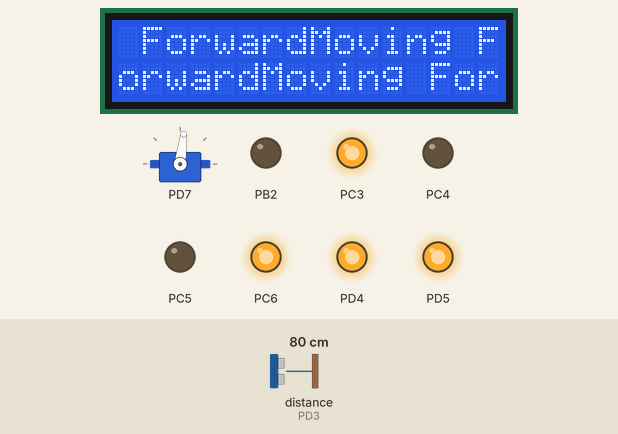
Bench run of a program on a simulated ATmega32, built with avr-gcc and emulated at 16 MHz. Shown: 16×2 character LCD, servo, output pins drawn as LEDs (lit = HIGH). Wiring (inferred from the names in the program): ultrasonic range finder: trigger PD0; echo PD3; servo: signal PD7. Wiring (inferred from the signals the program sends): character LCD (HD44780): RS PB1; E PB3; data PA4, PA5, PA6, PA7. Inputs (shaded band) come from the test bench; at power-on: distance to the obstacle (sensor on PD3) 80 cm. Servo pulses on a pin are drawn as a servo (544–2400 µs = 0–180°); pins used as bus, display or sensor lines are not drawn.

Above: at 2.26 s.
2.3 s: distance to the obstacle (sensor on PD3) set to 2 cm
At 2.9 s:
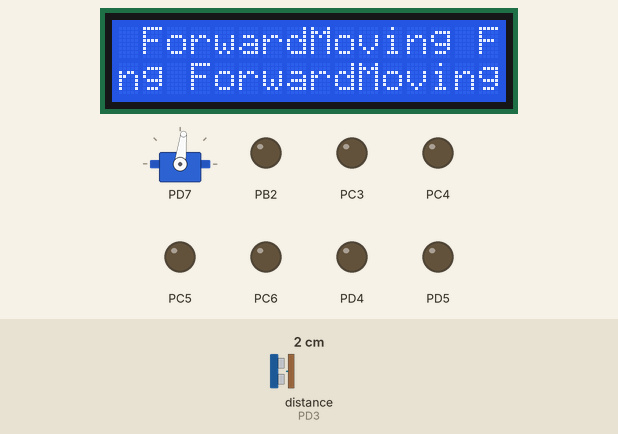
At 4.2 s:
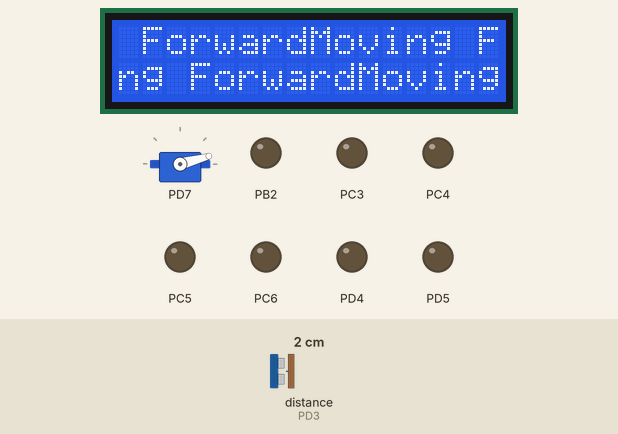
4.5 s: distance to the obstacle (sensor on PD3) set to 17 cm
7.1 s: distance to the obstacle (sensor on PD3) set to 22 cm
At 10.0 s:
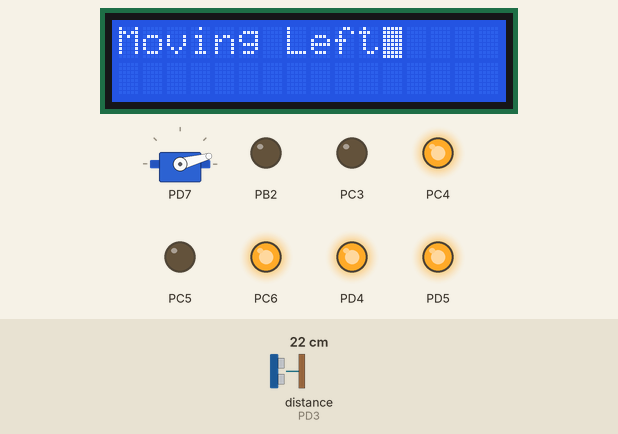
10.1 s: distance to the obstacle (sensor on PD3) set to 60 cm
13.1 s: distance to the obstacle (sensor on PD3) set to 35 cm
Timing chart, 0 to 16.1 s (numbered marks = the images above; inputs shaded):
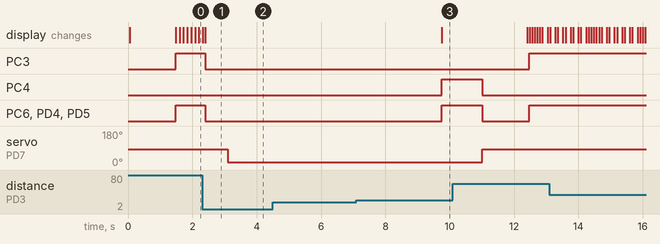

The program:

main.c
```c
/************************************************************************
*														   				*
*************************  DATE		:	25/10/2022   ********************
*********************  PROJECT		:	AUTONOMOUS CAR   ****************
*************************  VERSION	:	1.0          ********************
*																		*
************************************************************************/
#define F_CPU 16000000UL
#include <util/delay.h>
//UTILS
#include "ATMEGA32_REG.h"
#include "BIT_MATH.h"
#include "DataTypes.h"
//MCAL
#include "DIO_interface.h"
#include "EXTI_interface.h"
#include "TMR_config.h"
#include "TMR_interface.h"
#include "GI_interface.h"
//HAL
#include "US_interface.h"
#include "Servo_interface.h"
#include "Hbridge_interface.h"
#include "LCD_config.h"
#include "LCD_interface.h"


int main(void)
{
	GI_enable();
	LCD_start();
	LCD_init();
   US_init();
   Servo_init();
   Hbridge_init();
    while (1)
    {
		US_trigger();
		while(object==0){
			US_trigger();

			LCD_writeString((u8*)"Moving Forward");

			Hbridge_forward();


		}
		if(object==1)
		{
			Hbridge_Stop();
			_delay_ms(500);
			Servo_RotateLeft();

		_delay_ms(500);
			US_trigger();


		_delay_ms(500);
			if (object==0)
			{
				LCD_Clear();
				LCD_writeString((u8*)"Moving Right");
				Hbridge_Right();
				_delay_ms(900);
				Hbridge_Stop();
				_delay_ms(500);
			Servo_Zero();
			}
			else if(object==1)
			{
				Servo_RotateRight();

				_delay_ms(1000);
				US_trigger();
				_delay_ms(500);
				if(object==0)
				{
					LCD_Clear();
					LCD_writeString((u8*)"Moving Left");
					Hbridge_Left();
					_delay_ms(900);
					Hbridge_Stop();
					Servo_Zero();
				}


			}


		}

    }
}
```

ATMEGA32_REG.h
```c
/************************************************************************
*														   				*
*************************  DATE		:	25/10/2022   ********************
*********************  PROJECT		:	AUTONOMOUS CAR   ****************
*************************  VERSION	:	1.0          ********************
*																		*
************************************************************************/


#ifndef ATMEGA32_REG_H_
#define ATMEGA32_REG_H_

                  /*DIO Registers*/
//Registers for Data Direction
#define DDRA    *((volatile u8*)0x3A)
#define DDRB    *((volatile u8*)0x37)
#define DDRC    *((volatile u8*)0x34)
#define DDRD    *((volatile u8*)0x31)


//Registers For Ports
#define PORTA    *((volatile u8*)0x3B)
#define PORTB    *((volatile u8*)0x38)
#define PORTC    *((volatile u8*)0x35)
#define PORTD    *((volatile u8*)0x32)

//Registers For Pins
#define PINA    *((volatile u8*)0x39)
#define PINB    *((volatile u8*)0x36)
#define PINC    *((volatile u8*)0x33)
#define PIND    *((volatile u8*)0x30)

                /*External Interrupt Registers*/

// MCU Control Register
#define MCUCR *((volatile u8*)0x55)

//MCU Control and Status Register
#define MCUCSR  *((volatile u8*)0x54)

// General Interrupt Control Register
#define GICR  *((volatile u8*)0x5B)

//General Interrupt Flag Register
#define GIFR  *((volatile u8*)0x5A)

//Status Registers
#define SREG  *((volatile u8*)0x5F)

            /*ADC REGISTERS */

//ADC Multiplexer Selection Register   ADMUX
#define ADMUX		*((volatile u8*)0x27)

//ADC Control and Status Register A   ADCSRA
#define ADCSRA      *((volatile u8*)0x26)

//The ADC Data Register   ADCL and ADCH
#define ADCH        *((volatile u8*)0x25)
#define ADCL        *((volatile u8*)0x24)
#define ADC_u16     *((volatile u16*)0x24)
//Special FunctionIO Register  
#define SFIOR       *((volatile u8*)0x50)


 /* TIMERS REGISTERS*/
 /* TIMER0 */

 // Timer/Counter Control Register
 #define TCCR0          (*(volatile u8*)0x53)

 // Timer/Counter Register
 #define TCNT0          (*(volatile u8*)0x52)

 // Output Compare Register
 #define OCR0           (*(volatile u8*)0x5C)

 // Timer/Counter Interrupt Mask Register
 #define TIMSK          (*(volatile u8*)0x59)

 // Timer/Counter Interrupt Flag Register
 #define TIFR           (*(volatile u8*)0x58)

  // TIMER 1 REGISTERS
  #define TCCR1A         (*(volatile u8*)0x4F)
  #define TCCR1B         (*(volatile u8*)0x4E)


  #define TCNT1_u16			(*(volatile u16*)0x4C)


  #define OCR1A_u16			(*(volatile u16*)0x4A)

  #define OCR1B_u16			(*(volatile u16*)0x48)

  #define ICR1_u16			(*(volatile u16*)0x46)

  /*TIMER 2 Registers*/
  #define TCCR2             (*(volatile u8*)0x45)
  #define TCNT2             (*(volatile u8*)0x44)
  #define OCR2              (*(volatile u8*)0x43)


            /* TWI REGISTERS*/
//TWI Bit RATE register
#define TWBR         (*(volatile u8*)0x20)

// TWI Control Register
#define TWCR         (*(volatile u8*)0x56)

// TWI Status Register
#define TWSR         (*(volatile u8*)0x21)

// TWI DATA Register
#define TWDR         (*(volatile u8*)0x23)

// TWI (SLAVE) address Register
#define TWAR         (*(volatile u8*)0x22)
#endif /* ATMEGA32_REG_H_ */
```

DataTypes.h
```c
/************************************************************************
*														   				*
*************************  DATE		:	25/10/2022   ********************
*********************  PROJECT		:	AUTONOMOUS CAR   ****************
*************************  VERSION	:	1.0          ********************
*																		*
************************************************************************/


#ifndef DataTypes_H_
#define DataTypes_H_

typedef unsigned char u8;
typedef signed char s8;
typedef unsigned short int u16;
typedef unsigned long int u32;
typedef signed short int s16;
typedef signed long int s32;

#endif
```

EXTI_interface.h
```c
/************************************************************************
*														   				*
*************************  DATE		:	25/10/2022   ********************
*********************  PROJECT		:	AUTONOMOUS CAR   ****************
*************************  VERSION	:	1.0          ********************
*																		*
************************************************************************/
#ifndef EXTI_INTERFACE_H_
#define EXTI_INTERFACE_H_

/*
#define EXTI_INT0    0
#define EXTI_INT1    1
#define EXTI_INT2    2
*/

//ENUM FOR INTERRUPT SOURCE
typedef enum
{
EXTI_INT0,//PORT_D Pin_2
EXTI_INT1,//PORT_D Pin_3
EXTI_INT2 //PORT_B PIN_2
}EXTI_source;

//ENUM FOR INTERRUPT TRIGGER
typedef enum
{
	EXTI_RISING_EDGE,
	EXTI_FALLING_EDGE,
	EXTI_LOW_LEVEL,
	EXTI_ANY_LOGICAL_CHANGE
}EXTI_TRIGGER;


void EXTI_enable (EXTI_source interruptSource,EXTI_TRIGGER interruptTriggerEdge);
void EXTI_disable(EXTI_source interruptSource);
void EXTI_INT0SetCallBack(void(*ptr)(void));

#endif /* EXTI_INTERFACE_H_ */
```

EXTI_program.c
```c
/************************************************************************
*														   				*
*************************  DATE		:	25/10/2022   ********************
*********************  PROJECT		:	AUTONOMOUS CAR   ****************
*************************  VERSION	:	1.0          ********************
*																		*
************************************************************************/
#include "ATMEGA32_REG.h"
#include "DataTypes.h"

#include "BIT_MATH.h"
#include "EXTI_interface.h"

static void (*pCallBack)(void)=NULL;

void EXTI_enable (EXTI_source interruptSource,EXTI_TRIGGER interruptTriggerEdge)
{
	switch(interruptSource)
	{
		case EXTI_INT0:
		if(interruptTriggerEdge==EXTI_RISING_EDGE)
		{
			SET(MCUCR,0);
			SET(MCUCR,1);
		}
		else if(interruptTriggerEdge==EXTI_FALLING_EDGE)
		{
			CLR(MCUCR,0);
			SET(MCUCR,1);
		}
		else if(interruptTriggerEdge==EXTI_LOW_LEVEL)
		{
			CLR(MCUCR,0);
			CLR(MCUCR,1);
		}
		else if(interruptTriggerEdge==EXTI_ANY_LOGICAL_CHANGE)
		{
			SET(MCUCR,0);
			CLR(MCUCR,1);
		}

		SET(GICR,6);     //bit number 6 logical 1 (enable INT0)
		break;

		case EXTI_INT1:
		if(interruptTriggerEdge==EXTI_RISING_EDGE)
		{
			SET(MCUCR,2);
			SET(MCUCR,3);
		}
		else if(interruptTriggerEdge==EXTI_FALLING_EDGE)
		{
			CLR(MCUCR,2);
			SET(MCUCR,3);
		}
		else if(interruptTriggerEdge==EXTI_LOW_LEVEL)
		{
			CLR(MCUCR,2);
			CLR(MCUCR,3);
		}
		else if(interruptTriggerEdge==EXTI_ANY_LOGICAL_CHANGE)
		{
			SET(MCUCR,2);
			CLR(MCUCR,3);
		}

		SET(GICR,7);     //bit number 7 logical 1 (enable INT1)
		break;

		case EXTI_INT2:
		if(interruptTriggerEdge==EXTI_RISING_EDGE)
		{
			SET(MCUCSR,6);
		}
		else if(interruptTriggerEdge==EXTI_FALLING_EDGE)
		{
			CLR(MCUCSR,6);
		}

		SET(GICR,5);
		break;
	}
}


void EXTI_disable(EXTI_source interruptSource)
{
switch (interruptSource)
{
	case EXTI_INT0:
	CLR(GICR,6);
	break;
	case EXTI_INT1:
	CLR(GICR,7);
	break;
	case EXTI_INT2:
	CLR(GICR,5);
	break;
}

}

void EXTI_INT0SetCallBack(void(*ptr)(void))
{
	if(ptr!=NULL)
	{
		pCallBack=ptr;
	}
}
//ISR FUNCTION PROTOTYPE FOR EXTI0
void __vector_1(void) __attribute__ ((signal));
void __vector_1(void)
{
	 if(pCallBack!=NULL)
	 {
		 pCallBack();
	 }

}
```

GI_interface.h
```c
/************************************************************************
*														   				*
*************************  DATE		:	25/10/2022   ********************
*********************  PROJECT		:	AUTONOMOUS CAR   ****************
*************************  VERSION	:	1.0          ********************
*																		*
************************************************************************/
#ifndef GI_INTERFACE_H_
#define GI_INTERFACE_H_


void GI_enable (void);
void GI_disable(void);

#endif /* GI_INTERFACE_H_ */
```

GI_program.c
```c
/************************************************************************
*														   				*
*************************  DATE		:	25/10/2022   ********************
*********************  PROJECT		:	AUTONOMOUS CAR   ****************
*************************  VERSION	:	1.0          ********************
*																		*
************************************************************************/
#include "ATMEGA32_REG.h"
#include "DataTypes.h"
#include "BIT_MATH.h"
#include "GI_interface.h"


void GI_enable(void)
{
	//global interrupt enable
SET(SREG,7);
}
void GI_disable(void)
{
	//global interrupt enable
	CLR(SREG,7);
}
```

Hbridge_interface.h
```c
/************************************************************************
*														   				*
*************************  DATE		:	25/10/2022   ********************
*********************  PROJECT		:	AUTONOMOUS CAR   ****************
*************************  VERSION	:	1.0          ********************
*																		*
************************************************************************/
#ifndef HBRIDGE_INTERFACE_H_
#define HBRIDGE_INTERFACE_H_

void Hbridge_init(void);
void Hbridge_forward(void);
void Hbridge_Right(void);
void Hbridge_Left(void);
void Hbridge_Stop(void);


#endif /* HBRIDGE_INTERFACE_H_ */
```

Hbridge_prog.c
```c
/************************************************************************
*														   				*
*************************  DATE		:	25/10/2022   ********************
*********************  PROJECT		:	AUTONOMOUS CAR   ****************
*************************  VERSION	:	1.0          ********************
*																		*
************************************************************************/
#define F_CPU 16000000UL
#include <util/delay.h>
#include "ATMEGA32_REG.h"
#include "BIT_MATH.h"
#include "DataTypes.h"
#include "DIO_interface.h"
#include "Hbridge_interface.h"

void Hbridge_init(void)
{
	//EN1 and EN2
	DIO_setPinDirection(DIO_PORTD,DIO_Pin4,DIO_PinOutput);
	DIO_setPinDirection(DIO_PORTD,DIO_Pin5,DIO_PinOutput);

	//MOTOR 1 H-A1 and H-A2
	DIO_setPinDirection(DIO_PORTC,DIO_Pin3,DIO_PinOutput);
	DIO_setPinDirection(DIO_PORTC,DIO_Pin4,DIO_PinOutput);

	//MOTOR 2 H-A3 and H-A4
	DIO_setPinDirection(DIO_PORTC,DIO_Pin5,DIO_PinOutput);
	DIO_setPinDirection(DIO_PORTC,DIO_Pin6,DIO_PinOutput);

}
void Hbridge_forward(void)
{
	DIO_setPinValue(DIO_PORTD,DIO_Pin4,DIO_PIN_HIGH);
	DIO_setPinValue(DIO_PORTD,DIO_Pin5,DIO_PIN_HIGH);

	DIO_setPinValue(DIO_PORTC,DIO_Pin3,DIO_PIN_HIGH);//forward m1
	DIO_setPinValue(DIO_PORTC,DIO_Pin4,DIO_PIN_LOW);

	DIO_setPinValue(DIO_PORTC,DIO_Pin5,DIO_PIN_LOW);//forward m2
	DIO_setPinValue(DIO_PORTC,DIO_Pin6,DIO_PIN_HIGH);

}
void Hbridge_Right(void)
{
	DIO_setPinValue(DIO_PORTD,DIO_Pin4,DIO_PIN_HIGH);
	DIO_setPinValue(DIO_PORTD,DIO_Pin5,DIO_PIN_HIGH);
	// motor 1 forward
	DIO_setPinValue(DIO_PORTC,DIO_Pin3,DIO_PIN_HIGH);
	DIO_setPinValue(DIO_PORTC,DIO_Pin4,DIO_PIN_LOW);
	//motor 2 reverse
	DIO_setPinValue(DIO_PORTC,DIO_Pin5,DIO_PIN_HIGH);
	DIO_setPinValue(DIO_PORTC,DIO_Pin6,DIO_PIN_LOW);

}
void Hbridge_Left(void)
{
	DIO_setPinValue(DIO_PORTD,DIO_Pin4,DIO_PIN_HIGH);
	DIO_setPinValue(DIO_PORTD,DIO_Pin5,DIO_PIN_HIGH);
	// motor 1 reverse
	DIO_setPinValue(DIO_PORTC,DIO_Pin3,DIO_PIN_LOW);
	DIO_setPinValue(DIO_PORTC,DIO_Pin4,DIO_PIN_HIGH);
	//motor 2 forward
	DIO_setPinValue(DIO_PORTC,DIO_Pin5,DIO_PIN_LOW);
	DIO_setPinValue(DIO_PORTC,DIO_Pin6,DIO_PIN_HIGH);
}
void Hbridge_Stop(void)
{
	DIO_setPinValue(DIO_PORTD,DIO_Pin4,DIO_PIN_LOW);
	DIO_setPinValue(DIO_PORTD,DIO_Pin5,DIO_PIN_LOW);
					//motor1 off
	DIO_setPinValue(DIO_PORTC,DIO_Pin3,DIO_PIN_LOW);
	DIO_setPinValue(DIO_PORTC,DIO_Pin4,DIO_PIN_LOW);
					//motor2 off
	DIO_setPinValue(DIO_PORTC,DIO_Pin5,DIO_PIN_LOW);
	DIO_setPinValue(DIO_PORTC,DIO_Pin6,DIO_PIN_LOW);
}
```

Servo_interface.h
```c
/************************************************************************
*														   				*
*************************  DATE		:	25/10/2022   ********************
*********************  PROJECT		:	AUTONOMOUS CAR   ****************
*************************  VERSION	:	1.0          ********************
*																		*
************************************************************************/
#ifndef SERVO_INTERFACE_H_
#define SERVO_INTERFACE_H_


void Servo_RotateRight(void);
void Servo_RotateLeft(void);
void Servo_Zero(void);
void Servo_init(void);


#endif /* SERVO_INTERFACE_H_ */
```

Servo_prog.c
```c
/************************************************************************
*														   				*
*************************  DATE		:	25/10/2022   ********************
*********************  PROJECT		:	AUTONOMOUS CAR   ****************
*************************  VERSION	:	1.0          ********************
*																		*
************************************************************************/
#define F_CPU 16000000UL
#include <util/delay.h>
#include "ATMEGA32_REG.h"
#include "BIT_MATH.h"
#include "DataTypes.h"
#include "DIO_interface.h"

u8 i;
void Servo_init(void)
{
	DIO_setPinDirection(DIO_PORTD,DIO_Pin7,DIO_PinOutput);

	Servo_Zero();
}
void Servo_RotateRight(void)
{
	for(i=0;i<50;i++)
	{
		DIO_setPinValue(DIO_PORTD,DIO_Pin7,DIO_PIN_HIGH);
		_delay_ms(4);
		DIO_setPinValue(DIO_PORTD,DIO_Pin7,DIO_PIN_LOW);
		_delay_ms(20);
	}
}
void Servo_RotateLeft(void)
{
	for(i=0;i<50;i++)
	{
		DIO_setPinValue(DIO_PORTD,DIO_Pin7,DIO_PIN_HIGH);
		_delay_ms(0.5);
		DIO_setPinValue(DIO_PORTD,DIO_Pin7,DIO_PIN_LOW);
		_delay_ms(19.5);
	}
}
void Servo_Zero(void)
{
	for(i=0;i<50;i++)
	{
		DIO_setPinValue(DIO_PORTD,DIO_Pin7,DIO_PIN_HIGH);
		_delay_ms(1);
		DIO_setPinValue(DIO_PORTD,DIO_Pin7,DIO_PIN_LOW);
		_delay_ms(19);
	}
}
```

TMR_interface.h
```c
/************************************************************************
*														   				*
*************************  DATE		:	25/10/2022   ********************
*********************  PROJECT		:	AUTONOMOUS CAR   ****************
*************************  VERSION	:	1.0          ********************
*																		*
************************************************************************/
#ifndef TMR_INTERFACE_H_
#define TMR_INTERFACE_H_
//CHOOSE MODE AND TYPE IN MACRO
#define TMR_timer0_NORMAL   1
#define TMR_timer0_CTC      2
#define TMR_timer0_FAST_PWM 3

#define TMR_timer2_NORMAL   0
#define TMR_timer2_CTC		1
#define TMR_timer2_FAST_PWM	2

#define TMR_ICU_FALLING_EDGE         0
#define TMR_ICU_RISING_EDGE          1

void TMR_timer0Init(void);
void TMR_timer0Start(void);
void TMR_timer0Stop(void);

void TMR_timer0_OVF_SetCallBack(void(*OVFptr)(void));

void TMR_timer0_SetOCR0(u8 OCRvalue);
void TMR_timer0_CTC_SetCallBack(void(*CTCptr)(void));

void TMR_delay(u16 DelayTime);

//TIMER1//

void TMR_timer1Init(void);
void TMR_timer1Start(void);
void TMR_timer1Stop(void);
void TMR_timer1_SetOCR1A(u16 OCR1Avalue);

/* ICU */
void TMR_ICU_init(void);
void TMR_ICU_getTotalPeriod(u32* totalPeriod);
void TMR_ICU_getDutyCycle(u8* dutyCycle);

void TMR_timer2Init(void);
void TMR_timer2Start(void);
void TMR_timer2Stop(void);
void TMR_timer2_SetOCR2(u8 OCR2Avalue);
#endif /* TMR_INTERFACE_H_ */
```

US_interface.h
```c
/************************************************************************
*														   				*
*************************  DATE		:	25/10/2022   ********************
*********************  PROJECT		:	AUTONOMOUS CAR   ****************
*************************  VERSION	:	1.0          ********************
*																		*
************************************************************************/
#ifndef US_INTERFACE_H_
#define US_INTERFACE_H_
extern u8 object;

void US_init(void);
void US_trigger(void);


#endif /* US_INTERFACE_H_ */
```

LCD_config.h
```c
/************************************************************************
*														   				*
*************************  DATE		:	25/10/2022   ********************
*********************  PROJECT		:	AUTONOMOUS CAR   ****************
*************************  VERSION	:	1.0          ********************
*																		*
************************************************************************/
#ifndef LCD_config_H_
#define LCD_config_H_


#endif /* LCD_config_H_ */  
```

TMR_config.h
```c
/************************************************************************
*														   				*
*************************  DATE		:	25/10/2022   ********************
*********************  PROJECT		:	AUTONOMOUS CAR   ****************
*************************  VERSION	:	1.0          ********************
*																		*
************************************************************************/
#ifndef TMR_CONFIG_H_
#define TMR_CONFIG_H_

#define TMR_timer0_MODE   TMR_timer0_NORMAL

#define TMR_TMR0_PreloadValue      112

#define TMR_TMR0_OVFcounter        977
#define TMR_TMR0_CTCcounter        111

/* Options FOR ICU STARTING EDGE:
1- TMR_ICU_RISING_EDGE
2- TMR_ICU_FALLING_EDGE*/
#define TMR_ICU_STARTING_EDGE           TMR_ICU_FALLING_EDGE


#define TMR_timer2_MODE   TMR_timer2_FAST_PWM
#endif /* TMR_CONFIG_H_ */
```

Source omitted: TMR_program.c (4400 bytes), US_prog.c (1848 bytes), LCD_interface.h (769 bytes), LCD_program.c (4121 bytes), BIT_MATH.h (621 bytes), DIO_interface.h (1284 bytes), DIO_program.c (5004 bytes)

Measured:
- the behaviour switches between 19 and 20 cm on distance to the obstacle (sensor on PD3) (found by bisection; images 2 and 3)
- after the input at 2.3 s, PC3, PC6, PD4, PD5: HIGH → LOW after 0.10 s; servo on PD7: 83° → 15° after 0.80 s; the display: first changes at once (image 1 shows a later state)
- after the input at 4.5 s, every drawn part: stays the same
- after the input at 7.1 s, PC4, PC6, PD4, PD5: LOW → HIGH after 2.7 s; the display: changes after 2.7 s (image 3)
